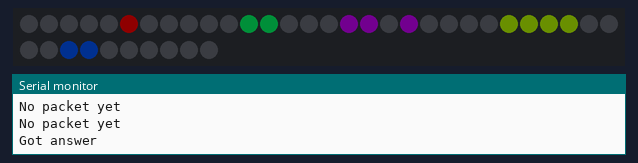
A sketch run on a simulated ESP8266 (NodeMCU). Parts: 40 RGB LEDs in strip order, left to right, continuing on the next row, the last lines printed to the serial monitor. Dim RGB values are drawn brighter than linear; WiFi joins after 1.5 s; servers stay silent unless stated; the local clock reads 2024-03-15 10:24:30 at power-on unless the sketch sets it.

Above: at 2.1 s.
At 18.1 s:
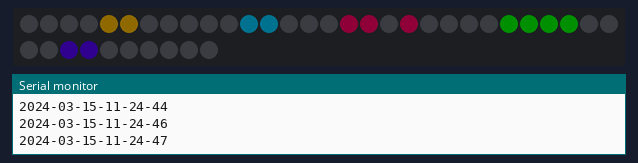
At 37.1 s:
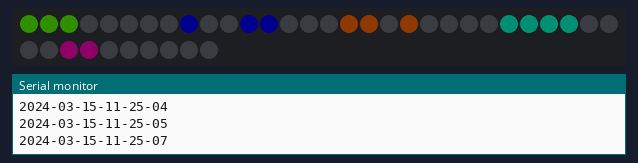

The sketch:

neopixel-binary-clock.ino
```cpp
#include <Wire.h>

#include <RtcDS3231.h>
#include <RtcDateTime.h>
#include <RtcUtility.h>

#include <NeoPixelAnimator.h>
#include <NeoPixelBus.h>

#include <ESP8266WiFi.h>
#include <ESP8266WiFiAP.h>
#include <ESP8266WiFiGeneric.h>
#include <ESP8266WiFiMulti.h>
#include <ESP8266WiFiScan.h>
#include <ESP8266WiFiSTA.h>
#include <ESP8266WiFiType.h>
#include <WiFiClient.h>
#include <WiFiClientSecure.h>
#include <WiFiServer.h>
#include <WiFiUdp.h>

#include <string.h>

#include "ntp.h"
#include "timezone.h"

// WiFi
char ssid[] = "";
char pass[] = "";
WiFiUDP udp;
unsigned int udpLocalPort = 2390;

// DS3231 RTC
RtcDS3231<TwoWire> rtc(Wire);
RtcDateTime lastUpdateTime;

// Neopixel
const uint8_t PixelPin = 2;
const uint16_t PixelCount = 40;
const uint8_t ColorCount = 5;
NeoPixelBus<NeoGrbFeature, Neo800KbpsMethod> strip(PixelCount, PixelPin); // use RX pin Esp8266
HslColor Black(0.0, 0.0, 0.0);
HslColor Colors[ColorCount];
const float distance = 1.0 / (float)ColorCount;
const float step = 0.0001;

int counter = 0;

void setup()
{
	Serial.begin(115200);
	rtc.Begin();

	Serial.print("Connecting to ");
	Serial.println(ssid);
	WiFi.begin(ssid, pass);
	WiFi.setAutoReconnect(true);

	while (WiFi.status() != WL_CONNECTED) {
		delay(500);
		Serial.print(".");
	}
	Serial.println();

	Serial.println("WiFi connected");
	Serial.println("IP address: ");
	Serial.println(WiFi.localIP());

	Serial.println("Starting UDP");
	udp.begin(udpLocalPort);
	Serial.print("Local port: ");
	Serial.println(udp.localPort());

	// generate starting colors
	for (uint16_t i = 0; i != ColorCount; ++i) {
		Colors[i] = HslColor(i * distance, 1.0, 0.03);
	}
	strip.Begin();
	strip.Show();

	UpdateClock();
}

void loop()
{
	RtcDateTime now = rtc.GetDateTime();
	if (now.Hour() > lastUpdateTime.Hour() || lastUpdateTime.Hour() == 23) {
		UpdateClock();
	}

	counter = (counter + 1) % 100;
	if (counter == 0)
		SerialPrintDateTime();

	NeopixelWriteTime();

	for (int i = 0; i != ColorCount; ++i) {
		if (Colors[i].H < 1 - step)
			Colors[i].H += step;
		else
			Colors[i].H = 0;
	}

	delay(10);
}

void UpdateClock()
{
	RtcDateTime now = GetNTPTime();

	now = ApplyTimezone(now);

	lastUpdateTime = now;
	rtc.SetDateTime(now);
}

void SerialPrintDateTime()
{
	RtcDateTime now = rtc.GetDateTime();

	char datestring[20];
	snprintf_P(datestring,
	           countof(datestring),
	           PSTR("%04u-%02u-%02u-%02u-%02u-%02u"),
	           now.Year(),
	           now.Month(),
	           now.Day(),
	           now.Hour(),
	           now.Minute(),
	           now.Second());
	Serial.println(datestring);
}

void NeopixelWriteNumber(uint16_t startIndex, HslColor color, uint8_t number)
{
	for (uint16_t i = 0; i != 8; ++i) {
		uint8_t mask = 1 << i;
		uint16_t pixelID = startIndex + i;
		if ((number & mask) != 0)
			strip.SetPixelColor(pixelID, color);
		else
			strip.SetPixelColor(pixelID, Black);
	}
}

void NeopixelWriteTime()
{
	RtcDateTime now = rtc.GetDateTime();
	NeopixelWriteNumber(0, Colors[0], now.Second());
	NeopixelWriteNumber(8, Colors[2], now.Minute());
	NeopixelWriteNumber(16, Colors[4], now.Hour());
	NeopixelWriteNumber(24, Colors[1], now.Day());
	NeopixelWriteNumber(32, Colors[3], now.Month());
	strip.Show();
}
```

ntp.h
```cpp
#ifndef NTP_H
#define NTP_H

const char* ntpServerName = "ptbtime1.ptb.de";
IPAddress timeServerIP;
const int NTP_PACKET_SIZE = 48;
byte packetBuffer[NTP_PACKET_SIZE];

extern WiFiUDP udp;

void sendNTPpacket(IPAddress& address)
{
	Serial.println("sending NTP packet...");
	memset(packetBuffer, 0, NTP_PACKET_SIZE);
	// Initialize values needed to form NTP request
	// (see URL above for details on the packets)
	packetBuffer[0] = 0b11100011;   // LI, Version, Mode
	packetBuffer[1] = 0;     // Stratum, or type of clock
	packetBuffer[2] = 6;     // Polling Interval
	packetBuffer[3] = 0xEC;  // Peer Clock Precision
	// 8 bytes of zero for Root Delay & Root Dispersion
	packetBuffer[12]  = 49;
	packetBuffer[13]  = 0x4E;
	packetBuffer[14]  = 49;
	packetBuffer[15]  = 52;

	// all NTP fields have been given values, now
	// you can send a packet requesting a timestamp:
	udp.beginPacket(address, 123); //NTP requests are to port 123
	udp.write(packetBuffer, NTP_PACKET_SIZE);
	udp.endPacket();
}

RtcDateTime GetNTPTime()
{
	WiFi.hostByName(ntpServerName, timeServerIP);
	unsigned long start = millis();
	bool success = false;
	while (true) {
		sendNTPpacket(timeServerIP);

		while (udp.parsePacket() == 0) {
			if ((millis() - start < 3000)) { // 3s timeout for NTP
				Serial.println("No packet yet");
				delay(20);
			} else {
				Serial.println("Retrying NTP");
				continue; // retry NTP after timeout
			}
		}

		Serial.println("Got answer");
		break; // got NTP
	}

	udp.read(packetBuffer, NTP_PACKET_SIZE);
	unsigned long highWord = word(packetBuffer[40], packetBuffer[41]);
	unsigned long lowWord = word(packetBuffer[42], packetBuffer[43]);
	unsigned long secsSince1900 = highWord << 16 | lowWord;
	// substract 100 years in seconds, RTC is initialized with seconds from
	// 2000
	unsigned long epoch2k = secsSince1900 - 3155673600UL;

	RtcDateTime currentTime(epoch2k);
	return currentTime;
}

#endif
```

timezone.h
```cpp
#ifndef TIMEZONE_H
#define TIMEZONE_H

const int UTCDifference = 1;

RtcDateTime ApplyTimezone(RtcDateTime utc)
{
	// normal timezone difference from UTC
	utc += UTCDifference * 3600;

	// Daylight Saving Time
	// determine last Sunday in March of current year
	RtcDateTime start(utc.Year(), 3, 25, 2, 0, 0);
	while (start.DayOfWeek() != 0) {
		start += 86400;
	}

	// determine last Sunday in October of current year
	RtcDateTime end(utc.Year(), 10, 25, 3, 0, 0);
	while (end.DayOfWeek() != 0) {
		end += 86400;
	}

	if (utc.Month() >= start.Month() && utc.Month() <= end.Month()) {

		if (utc.Month() == start.Month() && utc.Day() >= start.Day()
		    && utc.Hour() >= start.Hour()
		    || utc.Month() == end.Month() && utc.Day() <= end.Day()
		    && utc.Hour() <= end.Hour()) {
			utc += 3600;
		} else if (utc.Month() > start.Month() && utc.Month() < end.Month()) {
			utc += 3600;
		}
	}

	return utc;
}

#endif
```
